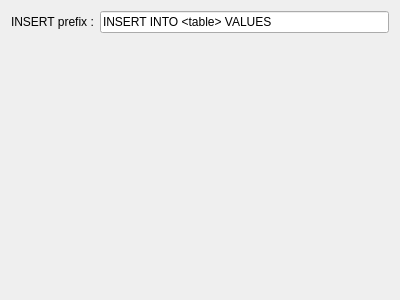
<?xml version="1.0" encoding="UTF-8"?>
<ui version="4.0">
 <class>EwSqlPage</class>
 <widget class="QWizardPage" name="EwSqlPage">
  <property name="geometry">
   <rect>
    <x>0</x>
    <y>0</y>
    <width>400</width>
    <height>300</height>
   </rect>
  </property>
  <property name="title">
   <string>SQL options</string>
  </property>
  <property name="subTitle">
   <string>Please check the following options.</string>
  </property>
  <layout class="QFormLayout" name="formLayout">
   <item row="0" column="0">
    <widget class="QLabel" name="label_4">
     <property name="text">
      <string>INSERT prefix :</string>
     </property>
    </widget>
   </item>
   <item row="0" column="1">
    <widget class="QLineEdit" name="lineEdit_3">
     <property name="text">
      <string>INSERT INTO &lt;table&gt; VALUES</string>
     </property>
    </widget>
   </item>
  </layout>
 </widget>
 <resources/>
 <connections/>
</ui>
